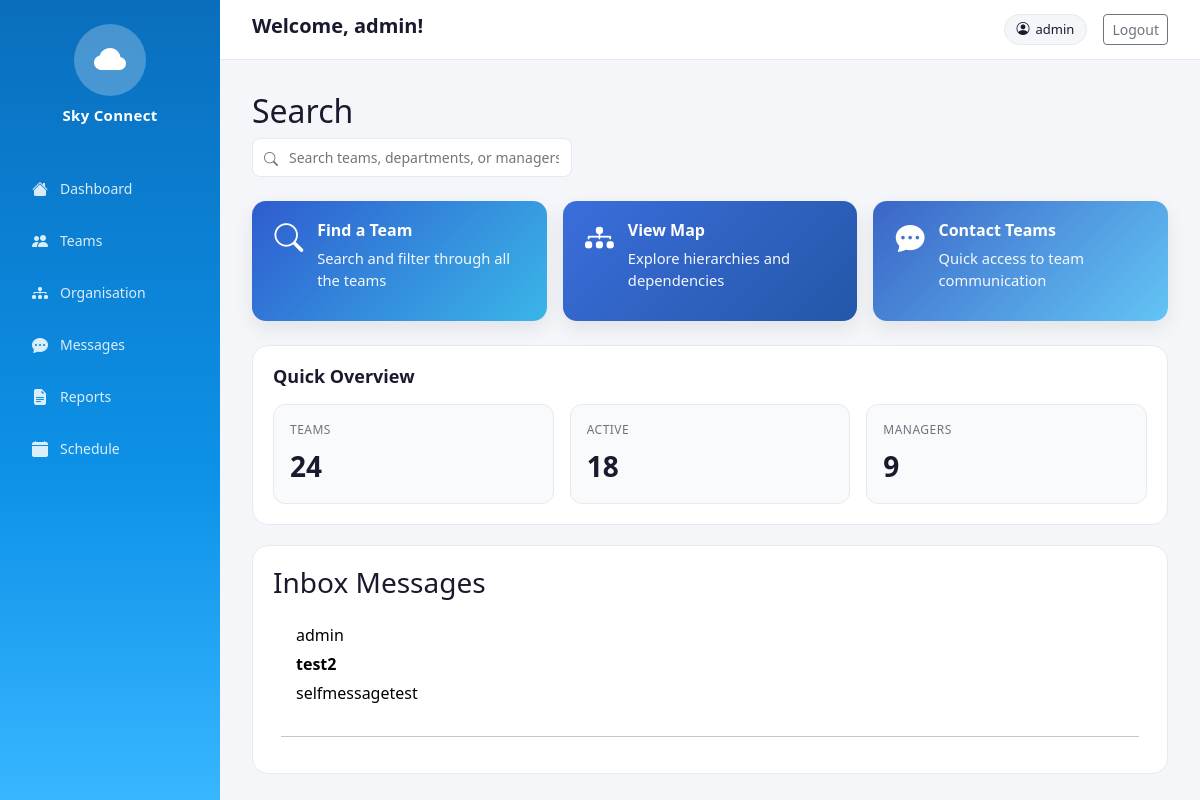
Before: /dashboard/ (signed in) with the older database file.
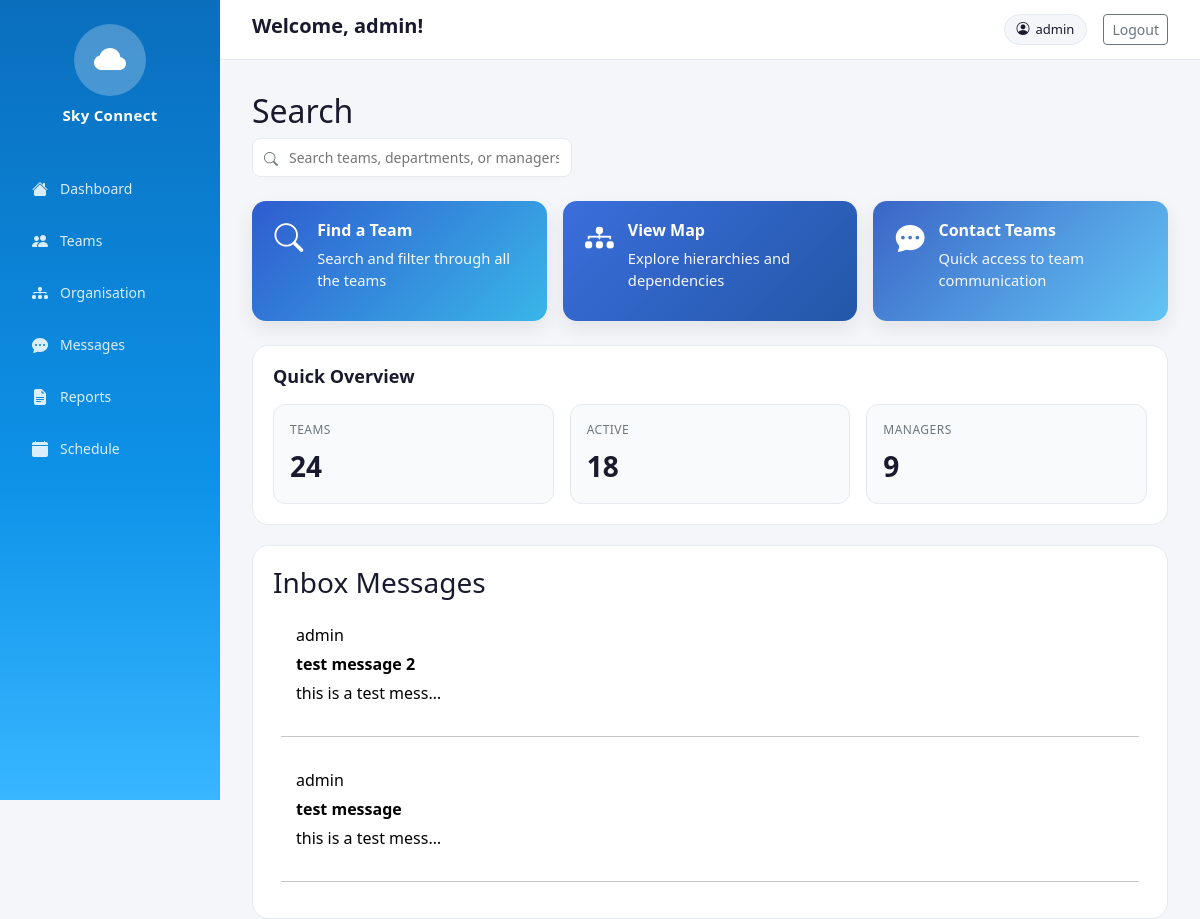
After: the same page with the newer database file.
### user_messages/models.py (models this page shows, shortened)
class user_messages(models.Model):
    sender = models.ForeignKey(
        User,
        on_delete=models.CASCADE,
        related_name='sent_messages'
    )
    receiver = models.ForeignKey(
        User,
        on_delete=models.CASCADE,
        related_name='received_messages',
        null=True,
        blank=True
    )
    subject = models.CharField(
        max_length=255,
        blank=True,
        null=True
    )
    body = models.TextField(
        blank=True,
        null=True
    )
    created_at = models.DateTimeField(auto_now_add=True)
    is_draft = models.BooleanField(default=False)

### dashboard/views.py (the view)
# urls.py: path('', dashboard_view, name='dashboard'),
def dashboard_view(request):
    inbox = user_messages.objects.filter(
        receiver=request.user,
        is_draft=False
    ).order_by('-id')
    return render(request, 'dashboard.html', {
        'inbox': inbox,
    })

### dashboard/templates/dashboard.html (shortened to what this page needs)
{% extends 'base.html' %}
{% load static %}
{% block page_title %}<h1>Welcome, {{ user.username }}!</h1>{% endblock %}
{% block content %}
<link rel="stylesheet" href="{% static 'css/Messages.css' %}">
<link rel="stylesheet" href="{% static 'css/dash.css' %}">
<div class="dashboard-search-row">
    <h2>Search</h2>
    <form method="get" action="{% url 'dashboard_search' %}">
    <div class="search-wrapper">
        <i class="bi bi-search"></i>
        <input type="text" name="search" class="search-input" placeholder="Search teams, departments, or managers...">
    </div>
</form>
</div>
<div class="dashboard-actions">
    <a href="/teams/" class="dashboard-action-card action-card-blue">
        <div class="action-icon"><i class="bi bi-search"></i></div>
        <div>
            <h3>Find a Team</h3>
            <p>Search and filter through all the teams</p>
        </div>
    </a>
    <a href="/organisation/" class="dashboard-action-card action-card-dark">
        <div class="action-icon"><i class="bi bi-diagram-3-fill"></i></div>
        <div>
            <h3>View Map</h3>
            <p>Explore hierarchies and dependencies</p>
        </div>
    </a>
    <a href="/messages/" class="dashboard-action-card action-card-light">
        <div class="action-icon"><i class="bi bi-chat-dots-fill"></i></div>
        <div>
            <h3>Contact Teams</h3>
            <p>Quick access to team communication</p>
        </div>
    </a>
</div>
<section class="dashboard-panel overview-panel">
    <div class="section-head">
        <h2>Quick Overview</h2>
    </div>
    <div class="dashboard-stats">
        <div class="stat-box">
            <span class="stat-label">Teams</span>
            <span class="stat-value">24</span>
        </div>
        <div class="stat-box">
            <span class="stat-label">Active</span>
            <span class="stat-value">18</span>
        </div>
        <div class="stat-box">
            <span class="stat-label">Managers</span>
            <span class="stat-value">9</span>
        </div>
    </div>
</section>
<section class="dashboard-panel inbox-panel">
    <h3>Inbox Messages</h3>
    <div class="inbox-scroll">
        {% for msg in inbox %}
            <a class="previewText" href="{% url 'messages' %}?message_id={{ msg.id }}">
                <div class="previewMessage">
                    <div class="messageText">{{ msg.sender.username }}</div>
                    <strong class="previewText messageText">{{ msg.subject }}</strong><br>
                    <div class="messageText">{{ msg.body|truncatechars:20 }}</div>
                </div>
            </a>
            <hr>
        {% empty %}
            <p>No messages in inbox</p>
        {% endfor %}
    </div>
</section>
{% endblock %}

Changed rows visible on the page:
no longer on this page (row unchanged): user_messages: sender.username "admin", subject "test2", body "selfmessagetest"
added user_messages: sender.username "admin", subject "test message 2", body "this is a test mess…"
added user_messages: sender.username "admin", subject "test message", body "this is a test mess…"
